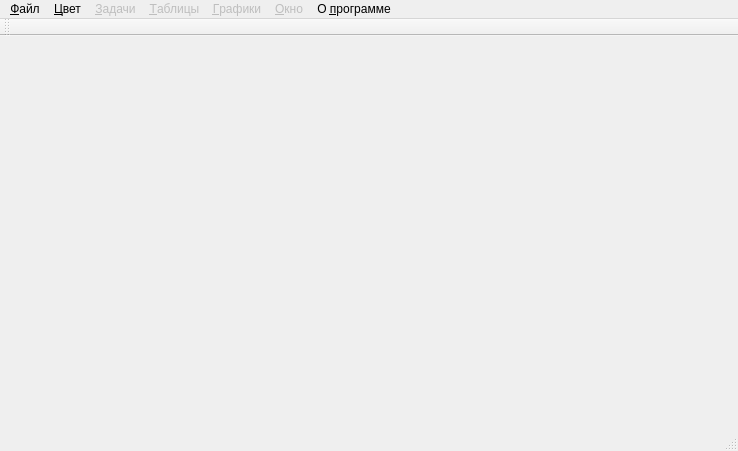
<?xml version="1.0" encoding="UTF-8"?>
<ui version="4.0">
 <class>MainWindow</class>
 <widget class="QMainWindow" name="MainWindow">
  <property name="geometry">
   <rect>
    <x>0</x>
    <y>0</y>
    <width>738</width>
    <height>451</height>
   </rect>
  </property>
  <property name="windowTitle">
   <string>MainWindow</string>
  </property>
  <widget class="QWidget" name="centralWidget"/>
  <widget class="QMenuBar" name="menuBar">
   <property name="geometry">
    <rect>
     <x>0</x>
     <y>0</y>
     <width>738</width>
     <height>21</height>
    </rect>
   </property>
   <widget class="QMenu" name="menuFile">
    <property name="title">
     <string>&amp;Файл</string>
    </property>
    <addaction name="createDatabase"/>
    <addaction name="openDatabase"/>
    <addaction name="separator"/>
    <addaction name="createSensorsPosition"/>
    <addaction name="readSensorsPosition"/>
    <addaction name="saveSensorsPositionAs"/>
    <addaction name="separator"/>
    <addaction name="readGraphicsSet"/>
    <addaction name="saveGraphicsSetAs"/>
    <addaction name="separator"/>
    <addaction name="exit"/>
   </widget>
   <widget class="QMenu" name="menuColor">
    <property name="enabled">
     <bool>true</bool>
    </property>
    <property name="title">
     <string>&amp;Цвет</string>
    </property>
    <addaction name="setDefaultColor"/>
    <addaction name="setBlackWhiteColor"/>
    <addaction name="setManualColor"/>
   </widget>
   <widget class="QMenu" name="menuTasks">
    <property name="enabled">
     <bool>false</bool>
    </property>
    <property name="title">
     <string>&amp;Задачи</string>
    </property>
    <widget class="QMenu" name="menuPreparationOfSensors">
     <property name="title">
      <string>Подготовка данных</string>
     </property>
     <addaction name="filtrationOfSignals"/>
     <addaction name="deletePeriodicNoise"/>
     <addaction name="deleteCasualNoise"/>
    </widget>
    <addaction name="correctionRandA"/>
    <addaction name="separator"/>
    <addaction name="menuPreparationOfSensors"/>
    <addaction name="separator"/>
    <addaction name="location"/>
    <addaction name="filterOfEvent"/>
   </widget>
   <widget class="QMenu" name="menuTables">
    <property name="enabled">
     <bool>false</bool>
    </property>
    <property name="title">
     <string>&amp;Таблицы</string>
    </property>
    <addaction name="tableOfSignals"/>
    <addaction name="tableOfClasters"/>
    <addaction name="StatisticsByChannel"/>
    <addaction name="equipmentParameters"/>
    <addaction name="sensorsLocation"/>
    <addaction name="timeOfCommandStartPause"/>
    <addaction name="ASLbyChannel"/>
    <addaction name="find"/>
   </widget>
   <widget class="QMenu" name="menuGraphics">
    <property name="enabled">
     <bool>false</bool>
    </property>
    <property name="title">
     <string>&amp;Графики</string>
    </property>
    <addaction name="createGraphics"/>
    <addaction name="graphicsAnalysis"/>
    <addaction name="localizationIncrease"/>
    <addaction name="localizationReduce"/>
    <addaction name="zonalLocalization"/>
    <addaction name="separator"/>
    <addaction name="copy"/>
    <addaction name="saveInFile"/>
   </widget>
   <widget class="QMenu" name="menuWindow">
    <property name="enabled">
     <bool>false</bool>
    </property>
    <property name="title">
     <string>&amp;Окно</string>
    </property>
   </widget>
   <widget class="QMenu" name="menuAbout">
    <property name="title">
     <string>О &amp;программе</string>
    </property>
   </widget>
   <addaction name="menuFile"/>
   <addaction name="menuColor"/>
   <addaction name="menuTasks"/>
   <addaction name="menuTables"/>
   <addaction name="menuGraphics"/>
   <addaction name="menuWindow"/>
   <addaction name="menuAbout"/>
  </widget>
  <widget class="QToolBar" name="mainToolBar">
   <attribute name="toolBarArea">
    <enum>TopToolBarArea</enum>
   </attribute>
   <attribute name="toolBarBreak">
    <bool>false</bool>
   </attribute>
  </widget>
  <widget class="QStatusBar" name="statusBar"/>
  <action name="createDatabase">
   <property name="text">
    <string>Создать базу данных...</string>
   </property>
   <property name="shortcut">
    <string>Ctrl+N</string>
   </property>
  </action>
  <action name="openDatabase">
   <property name="text">
    <string>Открыть базу данных...</string>
   </property>
   <property name="shortcut">
    <string>Ctrl+O</string>
   </property>
  </action>
  <action name="createSensorsPosition">
   <property name="text">
    <string>Создать расстановку датчиков...</string>
   </property>
   <property name="shortcut">
    <string>Ctrl+C</string>
   </property>
  </action>
  <action name="readSensorsPosition">
   <property name="text">
    <string>Прочитать расстановку датчиков...</string>
   </property>
   <property name="shortcut">
    <string>Ctrl+R</string>
   </property>
  </action>
  <action name="saveSensorsPositionAs">
   <property name="enabled">
    <bool>false</bool>
   </property>
   <property name="text">
    <string>Сохранить расстановку датчиков как...</string>
   </property>
   <property name="shortcut">
    <string>Ctrl+S</string>
   </property>
  </action>
  <action name="readGraphicsSet">
   <property name="text">
    <string>Прочитать установки графиков...</string>
   </property>
   <property name="shortcut">
    <string>Ctrl+T</string>
   </property>
  </action>
  <action name="saveGraphicsSetAs">
   <property name="enabled">
    <bool>false</bool>
   </property>
   <property name="text">
    <string>Сохранить установки графиков как...</string>
   </property>
   <property name="shortcut">
    <string>Ctrl+W</string>
   </property>
  </action>
  <action name="setDefaultColor">
   <property name="checkable">
    <bool>true</bool>
   </property>
   <property name="text">
    <string>По умолчанию</string>
   </property>
  </action>
  <action name="setBlackWhiteColor">
   <property name="checkable">
    <bool>true</bool>
   </property>
   <property name="text">
    <string>Чёрно-белый</string>
   </property>
  </action>
  <action name="setManualColor">
   <property name="checkable">
    <bool>true</bool>
   </property>
   <property name="text">
    <string>Установка...</string>
   </property>
  </action>
  <action name="exit">
   <property name="text">
    <string>Выход</string>
   </property>
  </action>
  <action name="correctionRandA">
   <property name="text">
    <string>Коррекция R и A</string>
   </property>
  </action>
  <action name="location">
   <property name="text">
    <string>Локация...</string>
   </property>
  </action>
  <action name="filterOfEvent">
   <property name="text">
    <string>Фильтрация событий...</string>
   </property>
  </action>
  <action name="tableOfSignals">
   <property name="text">
    <string>Таблица сигналов</string>
   </property>
  </action>
  <action name="tableOfClasters">
   <property name="text">
    <string>Таблица кластеров</string>
   </property>
  </action>
  <action name="StatisticsByChannel">
   <property name="text">
    <string>Статистика по каналам</string>
   </property>
  </action>
  <action name="equipmentParameters">
   <property name="text">
    <string>Параметры аппаратуры</string>
   </property>
  </action>
  <action name="sensorsLocation">
   <property name="text">
    <string>Расположение приемников</string>
   </property>
  </action>
  <action name="timeOfCommandStartPause">
   <property name="text">
    <string>Время команд СТАРТ, ПАУЗА</string>
   </property>
  </action>
  <action name="ASLbyChannel">
   <property name="text">
    <string>ASL по каналам</string>
   </property>
  </action>
  <action name="find">
   <property name="text">
    <string>Найти...</string>
   </property>
   <property name="shortcut">
    <string>Ctrl+F</string>
   </property>
  </action>
  <action name="createGraphics">
   <property name="text">
    <string>Создание графиков...</string>
   </property>
  </action>
  <action name="graphicsAnalysis">
   <property name="text">
    <string>Графический анализ</string>
   </property>
  </action>
  <action name="localizationIncrease">
   <property name="text">
    <string>Локализация (увеличить)</string>
   </property>
  </action>
  <action name="localizationReduce">
   <property name="text">
    <string>Локализация (уменьшить)</string>
   </property>
  </action>
  <action name="zonalLocalization">
   <property name="text">
    <string>Зонная локация</string>
   </property>
  </action>
  <action name="copy">
   <property name="text">
    <string>Копировать</string>
   </property>
   <property name="shortcut">
    <string>Ctrl+K</string>
   </property>
  </action>
  <action name="saveInFile">
   <property name="text">
    <string>Сохранить в файл...</string>
   </property>
  </action>
  <action name="filtrationOfSignals">
   <property name="text">
    <string>Фильтрация сигналов...</string>
   </property>
  </action>
  <action name="deletePeriodicNoise">
   <property name="text">
    <string>Удаление периодических помех...</string>
   </property>
   <property name="toolTip">
    <string>Удаление периодических помех</string>
   </property>
  </action>
  <action name="deleteCasualNoise">
   <property name="text">
    <string>Удаление случайных э/м помех...</string>
   </property>
  </action>
 </widget>
 <layoutdefault spacing="6" margin="11"/>
 <resources/>
 <connections/>
</ui>
